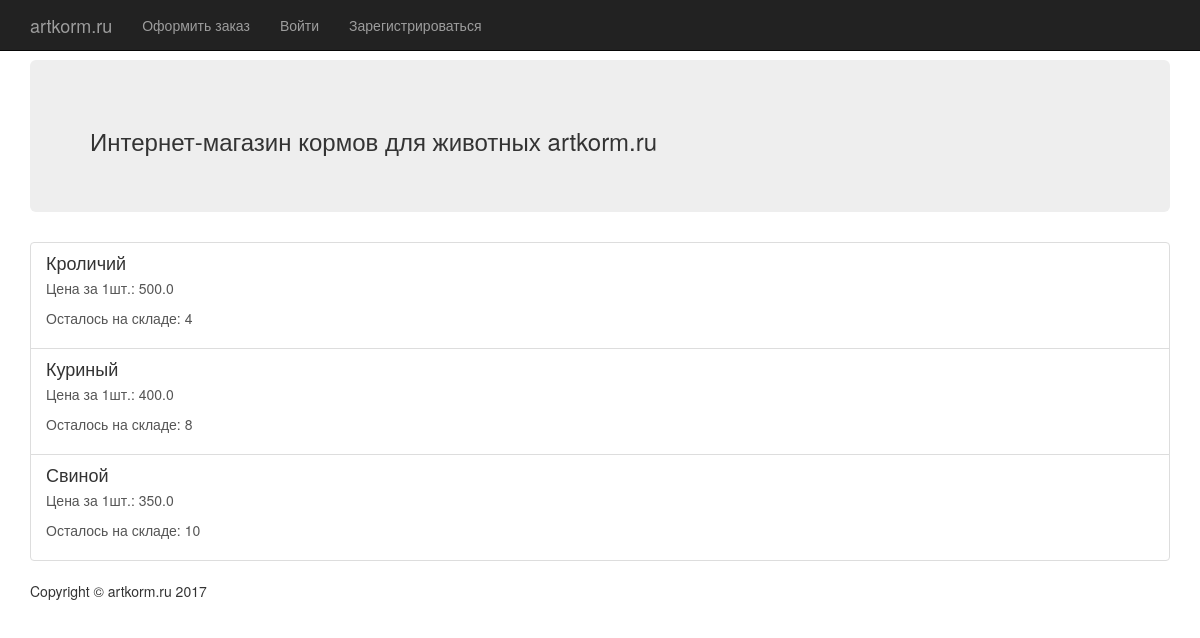
/, run on an earlier commit of the app's database.
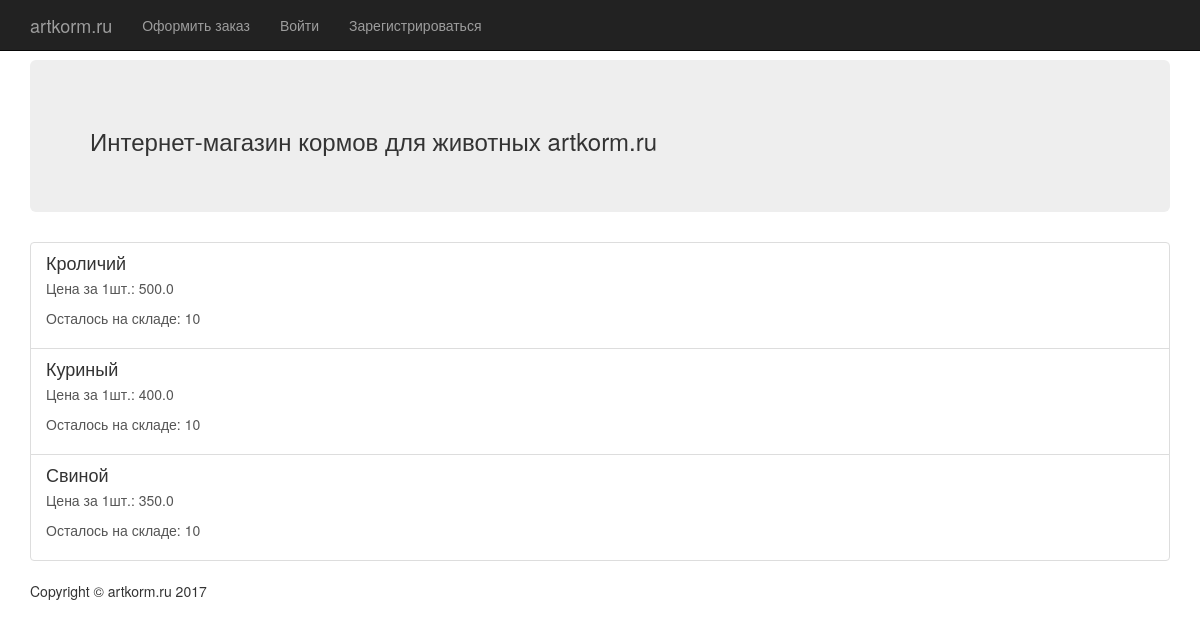
And on a later commit of the database.
### AnimalFeed/models.py (models this page shows, shortened)
class Commodity(models.Model):
    commodity_name = models.CharField(max_length=200)
    commodity_info = models.TextField()
    remained_count = models.IntegerField(default=0)
    cost_per_item = models.FloatField()

### AnimalFeed/views.py (the view, shortened to what this page needs)
# urls.py: url(r'^$', views.IndexView.as_view(), name='index'),
class IndexView(generic.ListView):
    template_name = 'AnimalFeed/index.html'
    def get_context_data(self, **kwargs):
        context = dict()
        context['commodities'] = self.get_queryset()
        return context
    def get_queryset(self):
        return Commodity.objects.order_by('commodity_name')

### AnimalFeed/templates/AnimalFeed/index.html (shortened to what this page needs)
{% extends 'AnimalFeed/base.html' %}
{% block content %}
    <header class="jumbotron hero-spacer">
        <h3>Интернет-магазин кормов для животных artkorm.ru</h3>
    </header>
    <div class="list-group">
        {% for c in commodities %}
        <a href="{{ c.id }}" class="list-group-item">
            <h4 class="list-group-item-heading">{{c.commodity_name}}</h4>
            <p>Цена за 1шт.: {{ c.cost_per_item }}</p>
            <p>Осталось на складе: {{ c.remained_count }}</p>
        </a>
        {% endfor %}
    </div>
{% endblock %}

What changed in the data, as far as the page shows it:
changed Commodity "Кроличий": remained_count "4" → "10"
changed Commodity "Куриный": remained_count "8" → "10"
